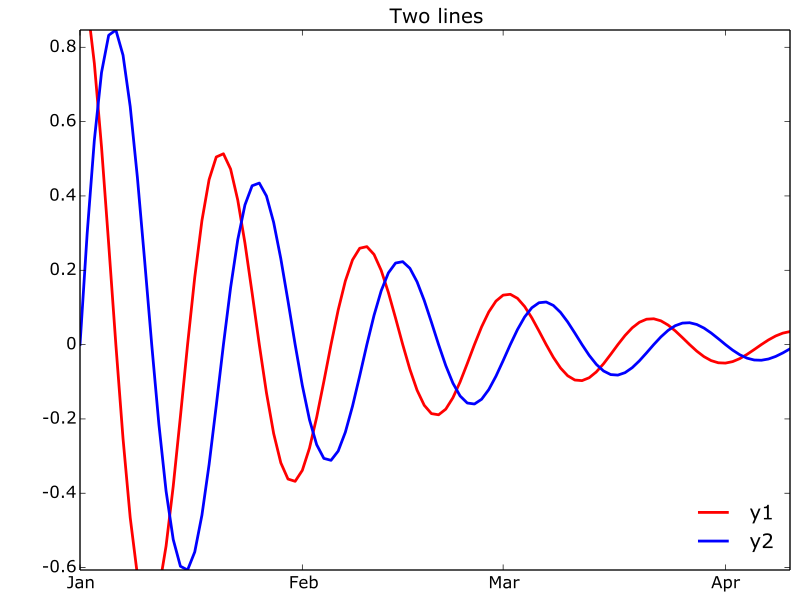

Python code for this plot:
import pylab as pyl 
import pygeode as pyg, numpy as np

t = pyg.ModelTime365(values = np.arange(100), units='days', startdate=dict(year=1, month=1))
y1 = pyg.exp(-t / 30.) * pyg.cos(2*np.pi * t / 20.)
y2 = pyg.exp(-t / 30.) * pyg.sin(2*np.pi * t / 20.)
y1 = y1.rename('y1')
y2 = y2.rename('y2')

pyl.ioff()
ax = pyg.plot.AxesWrapper()
pyg.vplot(y1, label='y1', c='r', lw=2, axes=ax)
pyg.vplot(y2, label='y2', c='b', lw=2, axes=ax)

ax.setp(title = 'Two lines', ylabel='')
ax.setp_xaxis(major_formatter=pyg.timeticker.TimeFormatter(t, '$b'))

ax.legend(loc='lower right', frameon=False)

pyl.ion()
ax.render(1)
